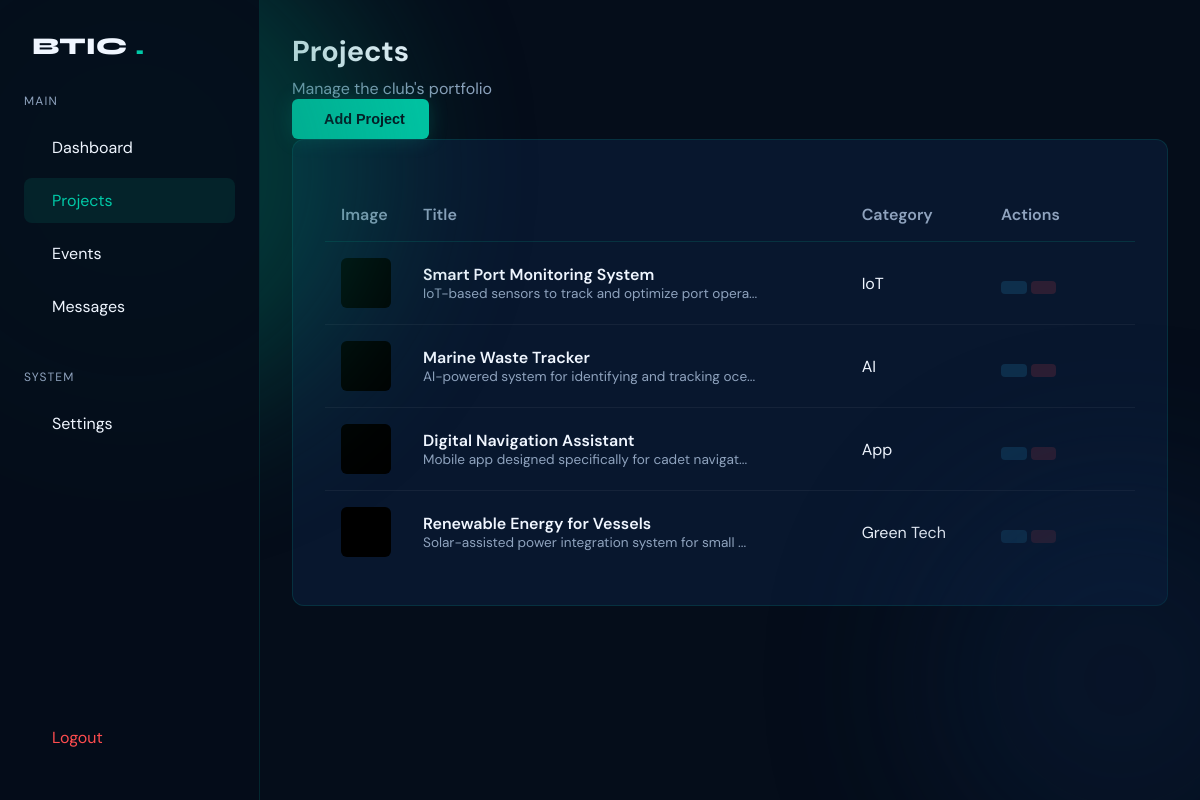
The app's page /admin/projects.php (signed in) with its own data.
### tables this page shows
CREATE TABLE `projects` (
  `id` int(11) NOT NULL AUTO_INCREMENT,
  `title` varchar(100) NOT NULL,
  `description` text NOT NULL,
  `category` varchar(50) DEFAULT NULL,
  `tags` varchar(255) DEFAULT NULL,
  `image_url` varchar(255) DEFAULT NULL,
  `project_url` varchar(255) DEFAULT '#',
  `is_featured` tinyint(1) DEFAULT 0,
  `created_at` timestamp DEFAULT CURRENT_TIMESTAMP,
  PRIMARY KEY (`id`)
);

### admin/projects.php (the view, shortened to what this page needs)
<?php
include '../db_connect.php';
$projects = $conn->query("SELECT * FROM projects ORDER BY created_at DESC")->fetchAll(PDO::FETCH_ASSOC);
include 'includes/header.php';
?>
<div class="dashboard-wrapper">
    <aside class="sidebar">
        <div class="login-logo" style="justify-content: flex-start; margin-bottom: 0;">
            <i class="ri-anchor-line" style="color:var(--teal)"></i> BTIC<span>.</span>
        </div>
        <div class="menu-label">Main</div>
        <a href="index.php" class="menu-link"><i class="ri-dashboard-line"></i> Dashboard</a>
        <a href="projects.php" class="menu-link active"><i class="ri-folder-line"></i> Projects</a>
        <a href="events.php" class="menu-link"><i class="ri-calendar-event-line"></i> Events</a>
        <a href="messages.php" class="menu-link"><i class="ri-mail-line"></i> Messages</a>
        <div class="menu-label">System</div>
        <a href="settings.php" class="menu-link"><i class="ri-settings-line"></i> Settings</a>
        <a href="logout.php" class="menu-link" style="margin-top: auto; color: var(--error);"> Logout</a>
    </aside>
    <main class="main-content">
        <div class="top-bar">
            <div>
                <h1 class="section-title" style="font-size: 1.8rem; margin: 0;">Projects</h1>
                <p style="color: var(--muted); margin-top: 0.5rem;">Manage the club's portfolio</p>
            </div>
            <button class="btn btn-primary" onclick="openModal()">
                <i class="ri-add-line"></i> Add Project
            </button>
        </div>
        <div class="content-card">
            <table class="data-table">
                <thead>
                    <tr>
                        <th width="80">Image</th>
                        <th>Title</th>
                        <th>Category</th>
                        <th width="150">Actions</th>
                    </tr>
                </thead>
                <tbody>
                    <?php foreach ($projects as $proj): ?>
                        <tr>
                            <td>
                                <div
                                    style="width: 50px; height: 50px; border-radius: 6px; overflow: hidden; background: #000;">
                                    <?php if ($proj['image_url']): ?>
                                        <img src="<?php echo htmlspecialchars($proj['image_url']); ?>"
                                            style="width: 100%; height: 100%; object-fit: cover;">
                                    <?php else: ?>
                                        <div
                                            style="width: 100%; height: 100%; display: flex; align-items: center; justify-content: center; color: var(--muted);">
                                        </div>
                                    <?php endif; ?>
                                </div>
                            </td>
                            <td>
                                <div style="font-weight: 600;">
                                    <?php echo htmlspecialchars($proj['title']); ?>
                                </div>
                                <div style="font-size: 0.85rem; color: var(--muted);">
                                    <?php echo substr(htmlspecialchars($proj['description']), 0, 50) . '...'; ?>
                                </div>
                            </td>
                            <td><span class="badge">
                                    <?php echo htmlspecialchars($proj['category']); ?>
                                </span></td>
                            <td>
                                <a href="#" class="action-btn btn-edit"><i class="ri-pencil-line"></i></a>
                                <a href="projects.php?delete=<?php echo $proj['id']; ?>" class="action-btn btn-delete"
                                    onclick="return confirm('Are you sure?')"><i class="ri-delete-bin-line"></i></a>
                            </td>
                        </tr>
                    <?php endforeach; ?>
                </tbody>
            </table>
        </div>
    </main>
</div>
</body>
</html>

### admin/includes/header.php (style rules this page uses)
:root { --ocean: #050d1a; --deep: #07152b; --mid: #0a2040; --teal: #00c9a7; --teal-dim: #007a67; --amber: #f5a623; --sky: #38bdf8; --muted: #8fa3be; --white: #f0f6ff; --card-bg: rgba(10, 30, 60, 0.6); --border: rgba(0, 201, 167, 0.15); --error: #ff4d4f; }
*, *::before, *::after { margin: 0; padding: 0; box-sizing: border-box; }
body { font-family: 'DM Sans', sans-serif; background-color: var(--ocean); color: var(--white); min-height: 100vh; display: flex; flex-direction: column; }
.btn { display: inline-flex; align-items: center; gap: 0.5rem; padding: 0.75rem 1.5rem; border-radius: 6px; font-size: 0.9rem; font-weight: 500; cursor: pointer; text-decoration: none; border: none; transition: all 0.3s ease; }
.btn-primary { background: var(--teal); color: var(--ocean); font-weight: 600; box-shadow: 0 0 20px rgba(0, 201, 167, 0.2); }
.login-logo { font-family: 'Syne', sans-serif; font-size: 1.5rem; font-weight: 800; color: var(--white); display: flex; align-items: center; justify-content: center; gap: 0.5rem; margin-bottom: 0.5rem; }
.login-logo span { color: var(--teal); }

### admin/projects.php (style rules this page uses)
.dashboard-wrapper { display: flex; min-height: 100vh; }
.sidebar { width: 260px; background: rgba(5, 13, 26, 0.9); border-right: 1px solid var(--border); padding: 2rem 1.5rem; display: flex; flex-direction: column; position: fixed; height: 100vh; }
.main-content { flex: 1; margin-left: 260px; padding: 2rem; }
.menu-label { font-size: 0.75rem; text-transform: uppercase; letter-spacing: 0.1em; color: var(--muted); margin-bottom: 1rem; margin-top: 2rem; }
.menu-link { display: flex; align-items: center; gap: 0.75rem; padding: 0.75rem 1rem; color: var(--white); text-decoration: none; border-radius: 8px; margin-bottom: 0.5rem; transition: all 0.3s; }
.menu-link:hover, .menu-link.active { background: rgba(0, 201, 167, 0.1); color: var(--teal); }
.content-card { background: var(--card-bg); border: 1px solid var(--border); border-radius: 12px; padding: 2rem; overflow: hidden; }
.data-table { width: 100%; border-collapse: collapse; margin-top: 1rem; }
.data-table th { text-align: left; padding: 1rem; color: var(--muted); border-bottom: 1px solid var(--border); font-weight: 600; }
.data-table td { padding: 1rem; border-bottom: 1px solid rgba(255, 255, 255, 0.05); color: var(--white); vertical-align: middle; }
.data-table tr:last-child td { border-bottom: none; }
.action-btn { padding: 0.4rem 0.8rem; border-radius: 4px; font-size: 0.8rem; text-decoration: none; display: inline-flex; align-items: center; gap: 0.3rem; transition: all 0.2s; }
.btn-edit { background: rgba(56, 189, 248, 0.15); color: var(--sky); }
.btn-delete { background: rgba(255, 77, 79, 0.15); color: var(--error); }

### records on screen
projects: title "Smart Port Monitoring System", description "IoT-based sensors to track and optimize port opera", category "IoT"
projects: title "Marine Waste Tracker", description "AI-powered system for identifying and tracking oce", category "AI"
projects: title "Digital Navigation Assistant", description "Mobile app designed specifically for cadet navigat", category "App"
projects: title "Renewable Energy for Vessels", description "Solar-assisted power integration system for small", category "Green Tech"
